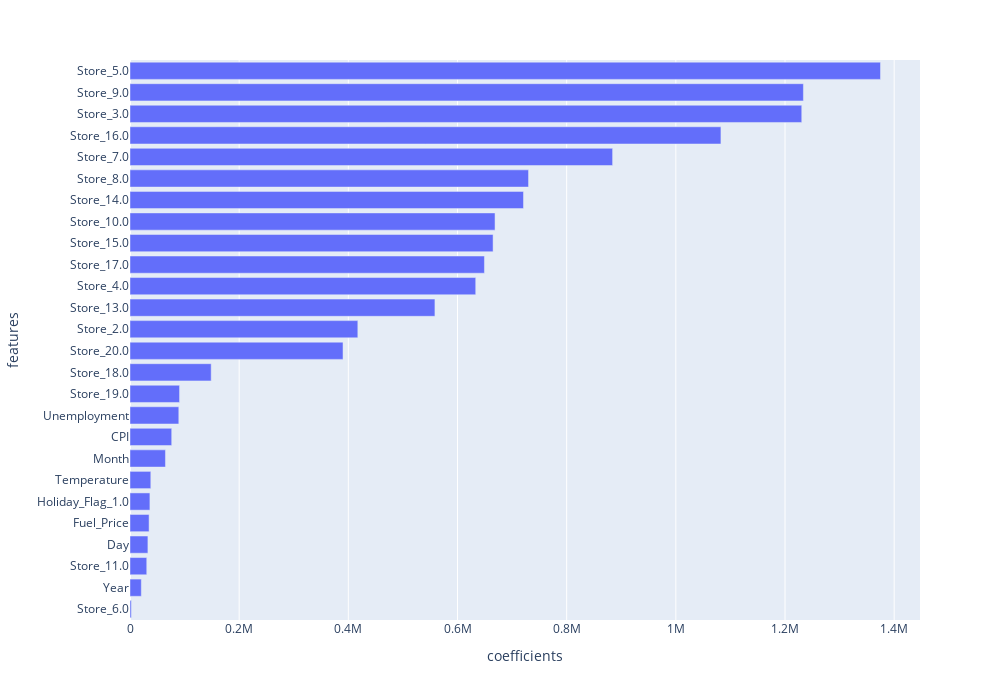

The cell this chart's notebook holds for it:
### Markdown cell above
## Hyperparameter tuning

### Code cell
ridge = Ridge()

params = {
    "alpha": [0.01, 0.02, 0.03, 0.04, 0.05, 0.6, 0.7]
}

gridsearch_ridge = GridSearchCV(ridge, param_grid=params, cv=10)
gridsearch_ridge.fit(X_train, y_train)

data_comparaison.append([
    "Ridge",
    gridsearch_ridge.best_params_,
    gridsearch_ridge.score(X_train, y_train),
    gridsearch_ridge.score(X_test, y_test),
    gridsearch_ridge.cv_results_["mean_test_score"][gridsearch_ridge.best_index_],
    gridsearch_ridge.cv_results_["std_test_score"][gridsearch_ridge.best_index_]
])

_, fig = create_features_importance_df_fig(preprocessor, gridsearch_ridge.best_estimator_.coef_)
fig.show()

### Figure 1 — Plotly figure (JSON) as saved in the notebook; plotly's stock layout.template omitted (floating-point values rounded to 4 significant figures)
{"data": [{"alignmentgroup": "True", "hovertemplate": "coefficients=%{x}<br>features=%{y}<extra></extra>", "legendgroup": "", "marker": {"color": "#636efa", "pattern": {"shape": ""}}, "name": "", "offsetgroup": "", "orientation": "h", "showlegend": false, "textposition": "auto", "type": "bar", "x": [2444.0, 20740.0, 30700.0, 32810.0, 34970.0, 36480.0, 38120.0, 64970.0, 76420.0, 89420.0, 90790.0, 148700.0, 390300.0, 417400.0, 558600.0, 633400.0, 649300.0, 665200.0, 668800.0, 720900.0, 730100.0, 884200.0, 1083000.0, 1231000.0, 1234000.0, 1375000.0], "xaxis": "x", "y": ["Store_6.0", "Year", "Store_11.0", "Day", "Fuel_Price", "Holiday_Flag_1.0", "Temperature", "Month", "CPI", "Unemployment", "Store_19.0", "Store_18.0", "Store_20.0", "Store_2.0", "Store_13.0", "Store_4.0", "Store_17.0", "Store_15.0", "Store_10.0", "Store_14.0", "Store_8.0", "Store_7.0", "Store_16.0", "Store_3.0", "Store_9.0", "Store_5.0"], "yaxis": "y"}], "layout": {"barmode": "relative", "height": 700, "legend": {"tracegroupgap": 0}, "margin": {"l": 120, "t": 60}, "showlegend": false, "width": 1000, "xaxis": {"anchor": "y", "domain": [0, 1], "title": {"text": "coefficients"}}, "yaxis": {"anchor": "x", "domain": [0, 1], "title": {"text": "features"}}}}
